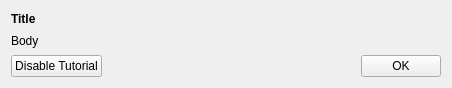
<?xml version="1.0" encoding="UTF-8"?>
<ui version="4.0">
 <class>TutorialWindow</class>
 <widget class="QWidget" name="TutorialWindow">
  <property name="geometry">
   <rect>
    <x>0</x>
    <y>0</y>
    <width>452</width>
    <height>88</height>
   </rect>
  </property>
  <property name="windowTitle">
   <string notr="true">Form</string>
  </property>
  <layout class="QVBoxLayout" name="verticalLayout">
   <item>
    <widget class="QLabel" name="titleLabel">
     <property name="font">
      <font>
       <weight>75</weight>
       <bold>true</bold>
      </font>
     </property>
     <property name="text">
      <string notr="true">Title</string>
     </property>
    </widget>
   </item>
   <item>
    <widget class="QLabel" name="bodyLabel">
     <property name="text">
      <string notr="true">Body</string>
     </property>
    </widget>
   </item>
   <item>
    <layout class="QHBoxLayout" name="horizontalLayout">
     <item>
      <widget class="QPushButton" name="disableTutorialsButton">
       <property name="text">
        <string>Disable Tutorial</string>
       </property>
      </widget>
     </item>
     <item>
      <spacer name="horizontalSpacer">
       <property name="orientation">
        <enum>Qt::Horizontal</enum>
       </property>
       <property name="sizeHint" stdset="0">
        <size>
         <width>40</width>
         <height>20</height>
        </size>
       </property>
      </spacer>
     </item>
     <item>
      <widget class="QPushButton" name="okButton">
       <property name="text">
        <string>OK</string>
       </property>
      </widget>
     </item>
    </layout>
   </item>
  </layout>
 </widget>
 <resources/>
 <connections/>
</ui>
